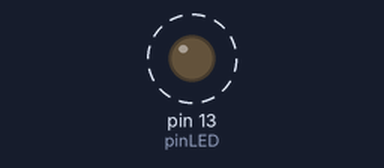
Bench run of a sketch on a simulated Arduino Uno, built with avr-gcc and run on an emulated ATmega328P. On the bench: output pins drawn as LEDs (lit = HIGH). Dashed ring = blinking. What the sketch prints to the serial monitor is not drawn.

Above: at 0.6 s.
Timing chart, 0 to 3.0 s (numbered marks = the images above):
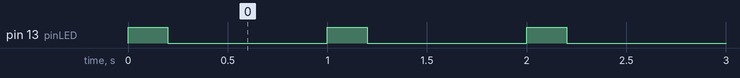

The sketch:

02_contador.ino
```cpp
const int pinLED = 13;
int contador = 0;

void setup() {
  pinMode(pinLED, OUTPUT);
  Serial.begin(9600);
  Serial.println("Laboratorio 01 - Ej1");
}

void loop() {
  contador++;

  digitalWrite(pinLED, HIGH);
  Serial.print("[#");
  Serial.print(contador);
  Serial.println("] LED -> Encendido");
  delay(200);

  digitalWrite(pinLED, LOW);
  Serial.print("[#");
  Serial.print(contador);
  Serial.println("] LED -> Apagado");
  delay(800);
}
```

Measured:
- by itself, pin 13 (pinLED): alternates HIGH for 0.20 s and LOW for 0.80 s
